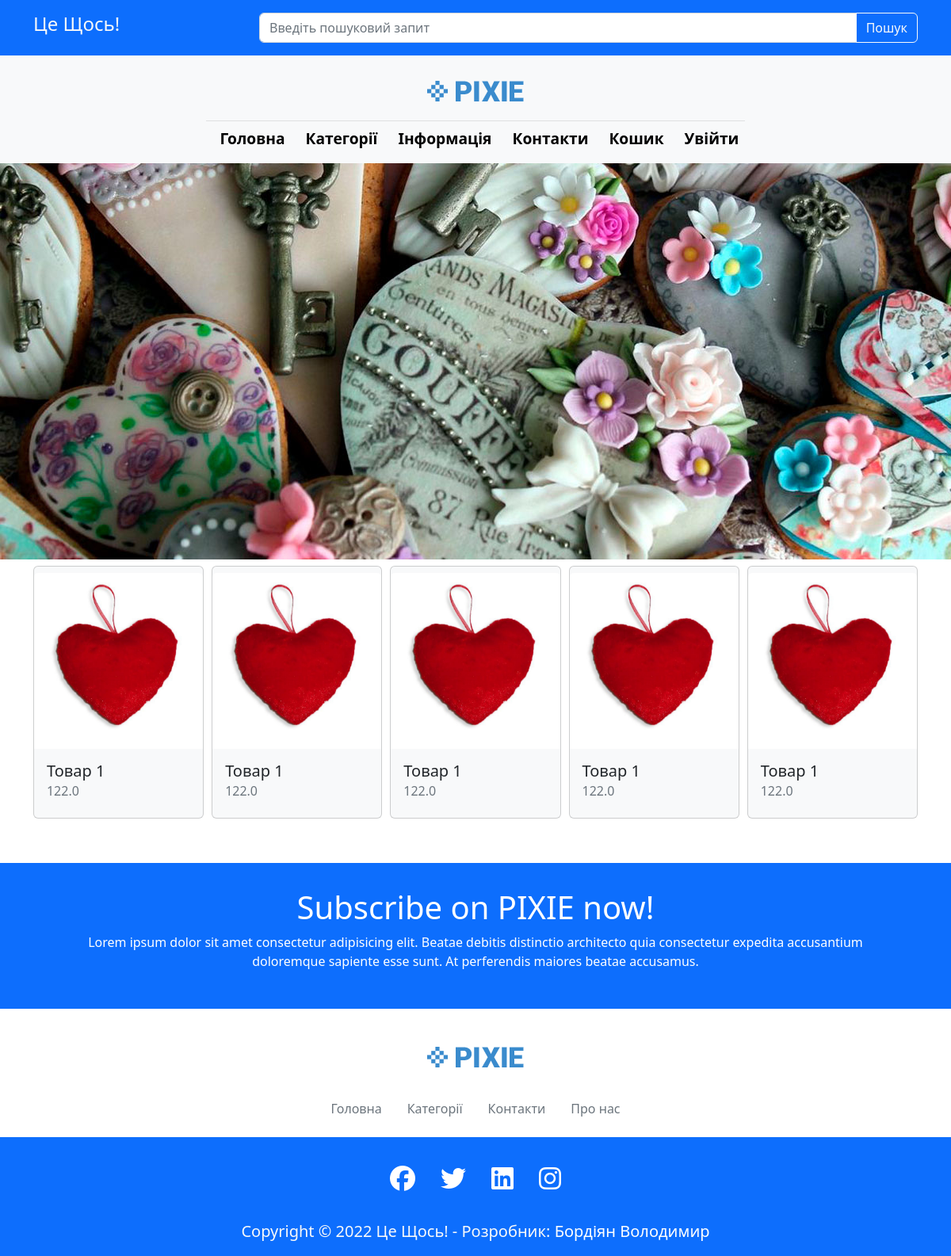
The page / on the database its author committed.
### goods/models.py (models this page shows)
class Product(models.Model):
    prod_category = models.ForeignKey(Category, on_delete=models.DO_NOTHING)
    name = models.CharField(max_length=200)
    description = models.TextField(null=True, blank=True)
    price = models.FloatField(max_length=30)
    discount = models.FloatField(max_length=30, null=True, blank=True)
    featured_img = models.ImageField(upload_to='goods/', default="default.png")
    img1 = models.ImageField(upload_to='goods/', null=True, blank=True, default="default.png")
    img2 = models.ImageField(upload_to='goods/', blank=True, default="default.png")
    img3 = models.ImageField(upload_to='goods/',null=True, blank=True, default="default.png")
    tags = models.ManyToManyField('Tag', blank=True)
    created = models.DateTimeField(auto_now_add=True)
    id = models.UUIDField(default=uuid.uuid4, unique=True,
                          primary_key=True, editable=False)
    def __str__(self):
        return self.name
    class Meta:
        ordering = ['price']
    class NewMeta(Meta):
        def high_price(self):
            ordering = ['-price']

### goods/views.py (the view)
# urls.py: path('', views.goods, name="goods"),
def goods(request):
    products = Product.objects.all()
    print(products)
    context = {'products': products}
    return render(request, 'goods/goods.html', context)

### goods/templates/goods/goods.html (shortened to what this page needs)
{% extends 'main.html' %}
{% load static %}
{% block content %}
<section id="mybanner">
</section>
<section id="carousel-lg py-4">
  <div class="container" height="300px">
    <div class="owl-carousel owl-theme">
      {% for product in products %}
      <div class="card py-2 my-2 bg-light">
        <a href="{% url 'goods_article' product.id %}">
          <img src="{{product.featured_img.url}}" class="card-img-top" alt="...">
        </a>
        <div class="card-body">
          <h5 class="card-title">{{product.name}}</h5>
          <h6 class="card-subtitle text-muted">{{product.price}}</h6>
        </div>
      </div>
      {% endfor %}
    </div>
  </div>
</section>
<section id="short-info">
  <div class="background-wrapper bg-primary mt-5 py-3">
    <div class="container text-center py-3 px-5">
      <h1 class="text-white">Subscribe on PIXIE now!</h1>
      <p class="text-white">Lorem ipsum dolor sit amet consectetur adipisicing elit. Beatae debitis distinctio architecto quia consectetur expedita accusantium doloremque sapiente esse sunt. At perferendis maiores beatae accusamus.</p>
    </div>
  </div>
</section>
{% endblock %}

### rows shown on the page
Product: featured_img (picture), name "Товар 1", price "122.0"
